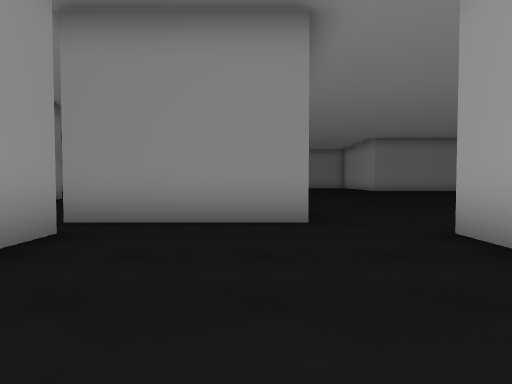
view 1 (above)

24 first-person views from a walk through a Unity game level. The camera is 1.2 m above the floor, tilts 2° down and sees 75° across. The floor is counted in squares, 2 m on a side. Each view is taken from the middle of a square. On the plan, view 1 faces up. The plan holds only what a view shows up to about 10 squares ahead; the rest is blank. The place goes on beyond the plan. The player is left out. Some surface patterns are stand-ins.

view 2
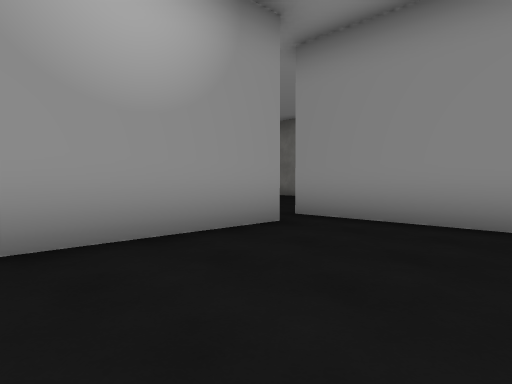

view 3
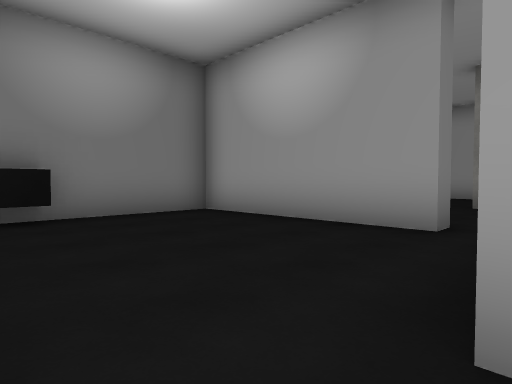

view 4
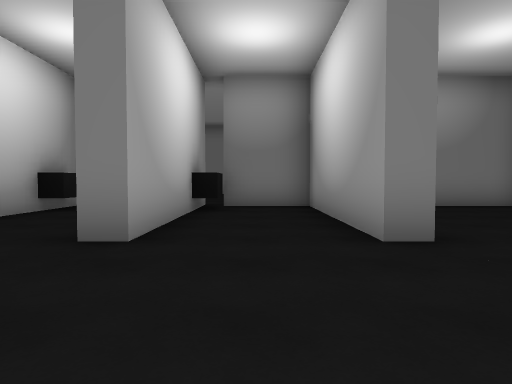

view 5
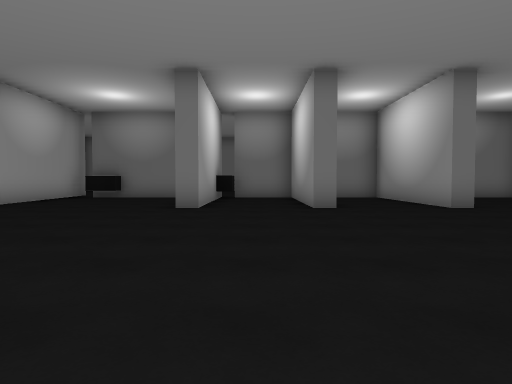

view 6
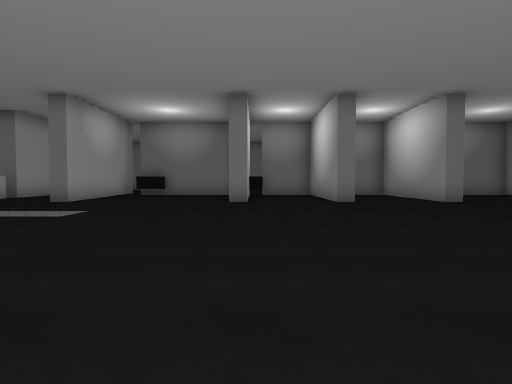

view 7
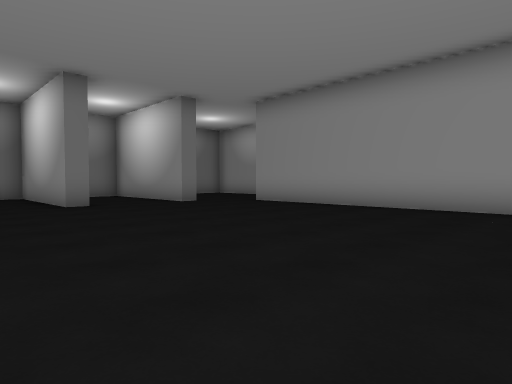

view 8
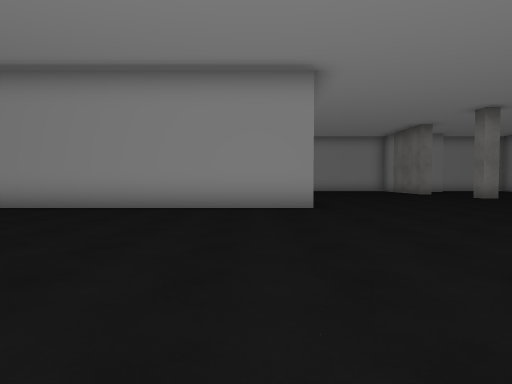

view 9
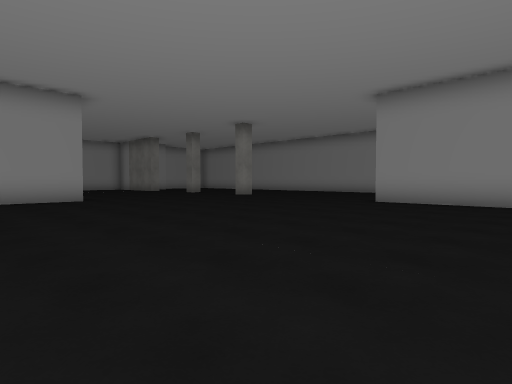

view 10
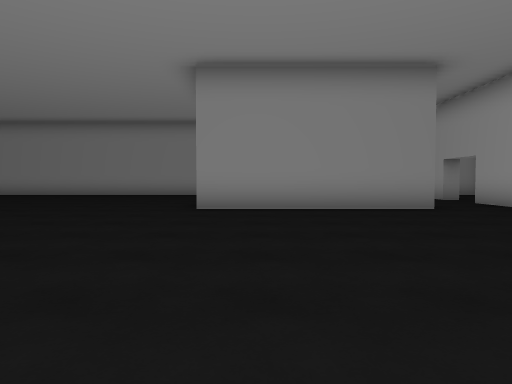

view 11
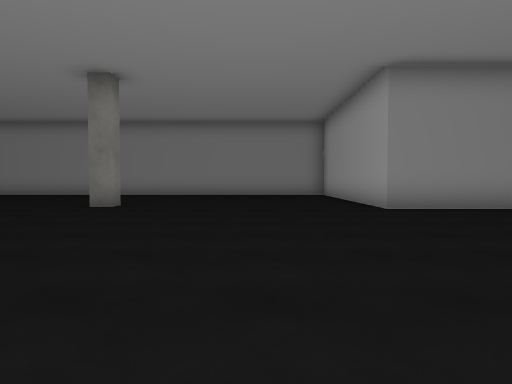

view 12
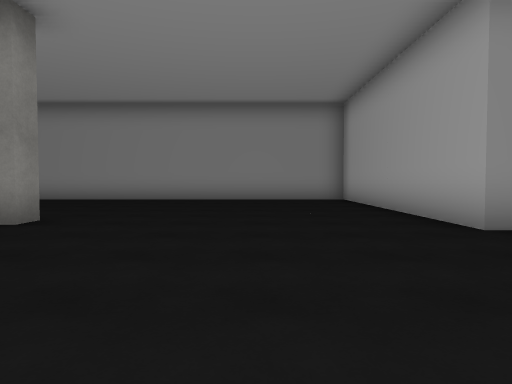

view 13
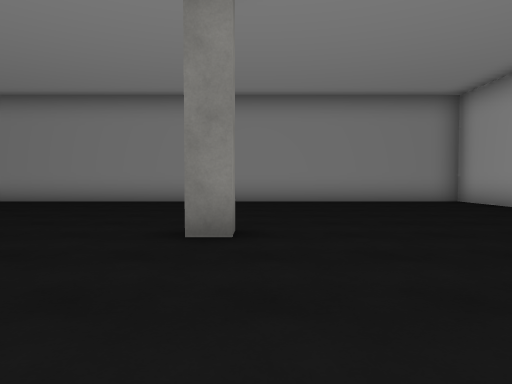

view 14
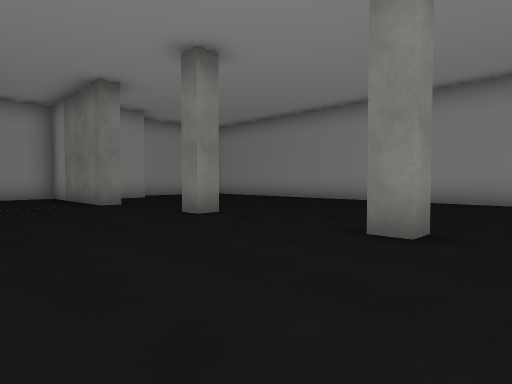

view 15
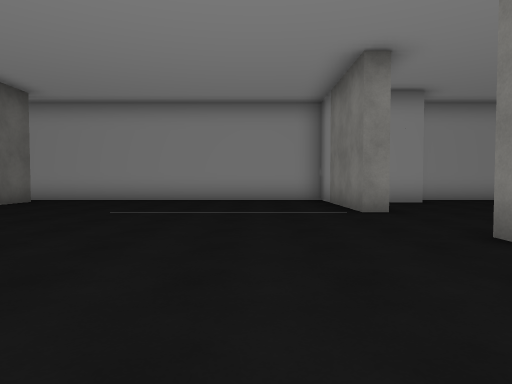

view 16
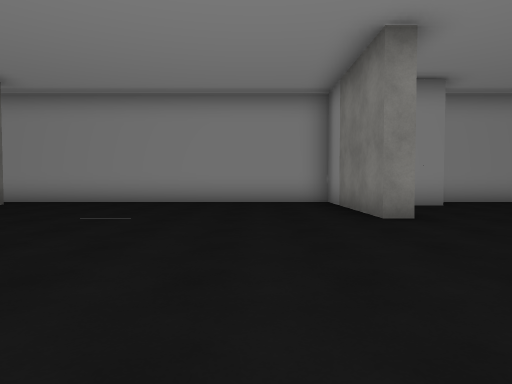

view 17
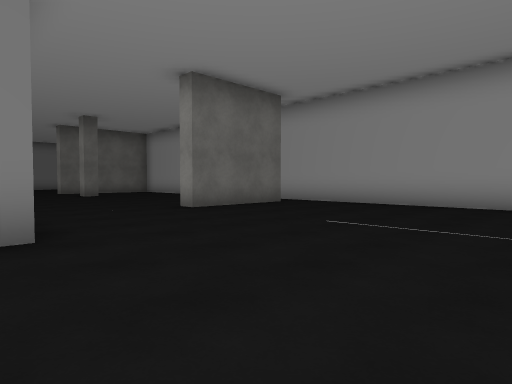

view 18
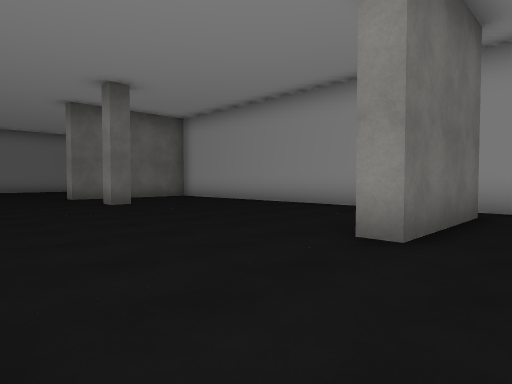

view 19
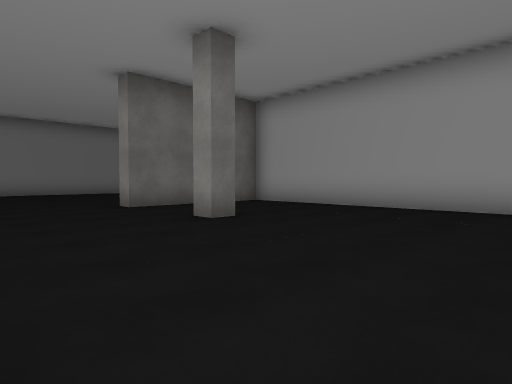

view 20
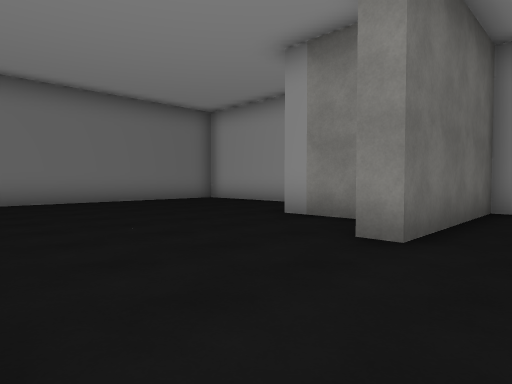

view 21
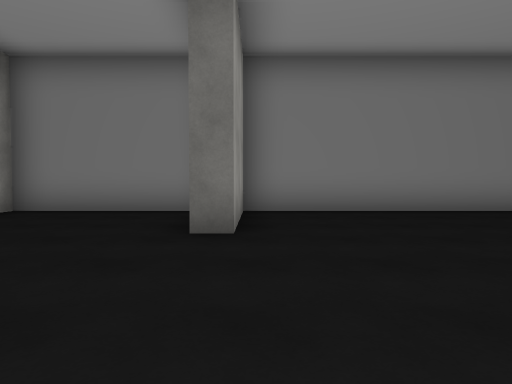

view 22
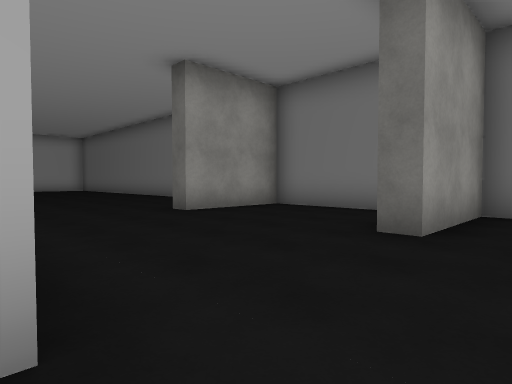

view 23
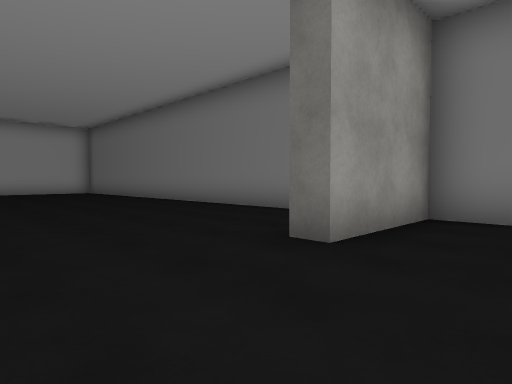

view 24
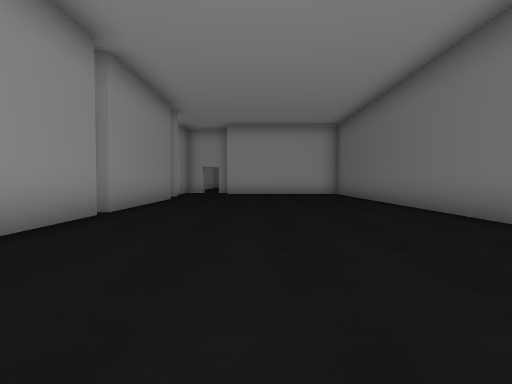

### Floor plan
Points are (right, up) in squares from view 1. A wall is a line through its corners. A room is listed if a view was taken in it or the views show most of it. See-through windows are left out.
Room 1 (views 1, 2)
walls: (0.6, -0.2) (1.4, -0.2); (2.3, 2.9) (2.3, 3.8); (-2.2, 3.8) (-2.2, -0.7) (1.2, -0.7); (-0.6, 4.8) (-1.6, 4.8)
ways out: opening at (-2, 4) to room 2; opening at (1, 4) to room 2
Room 2 (views 3, 4, 5, 6, 7, 8, 9, 10, 11, 12, 13, 14, 15, 16, 17, 18, 19, 20, 21, 22, 23, 24)
walls: (0.7, 13.4) (0.7, 4.8) (-0.6, 4.8); (2.3, 3.8) (2.7, 3.8) (2.7, -0.7) (4.8, -0.7); (-1.6, 4.8) (-2.8, 4.8); (-2.9, 13.3) (-2.4, 13.3); (-2.8, 3.8) (-2.2, 3.8); (4.6, 0.5) (5.1, 0.5); (-6.8, 3.8) (-6.3, 3.8) (-6.3, 3.2); (7.7, 0) (7.7, 0.5); (5.2, -1.2) (5.2, 3.8) (5.7, 3.8) (5.7, 0); (0.7, 20.1) (0.7, 19.5) (0.2, 19.5); (-9.4, 10.8) (-6.3, 10.8) (-6.3, 10.2); (7.8, -1.3) (5.5, -1.3); (-3, 20) (-3, 19.5) (-3.5, 19.5); (-10.3, 8.1) (-10.3, 0.8) (-6.3, 0.8) (-6.3, 0.2); (-6.3, 19.6) (-6.3, 19) (-10.3, 19) (-10.3, 10); (-7.8, -0.5) (-7.8, -2); (11.8, 19) (6.8, 19) (6.8, 25.5) (-6.4, 25.5); (12.1, -1.3) (8.2, -1.3) (8.2, 3.8) (8.8, 3.8); (-9, 21.5) (-9, 20.5); (4.4, -7.5) (12, -7.5); (-1.8, -7.5) (1.7, -7.5) (1.7, -4.8) (2.2, -4.8); (-10.3, -4) (-10.3, -5); (-8, -7.5) (-2.8, -7.5) (-2.8, -4.8) (-2.2, -4.8); (-10.3, 24.1) (-10.3, 22.1)
ways out: opening at (-2, 4) to room 1; opening at (1, 4) to room 1

Where each view was taken, in squares from view 1:
view 1: 0 up, 0 right, facing up
view 2: 0 up, 1 right, facing up-left
view 3: 5 up, 2 right, facing down-left
view 4: 7 up, 4 right, facing down
view 5: 11 up, 7 right, facing down
view 6: 13 up, 8 right, facing down
view 7: 12 up, 8 right, facing down-left
view 8: 12 up, 8 right, facing left
view 9: 10 up, 11 right, facing up-left
view 10: 12 up, 8 right, facing up
view 11: 12 up, 4 right, facing up
view 12: 15 up, 4 right, facing up
view 13: 16 up, 1 right, facing up
view 14: 16 up, 2 right, facing up-left
view 15: 17 up, 0 right, facing left
view 16: 17 up, 1 left, facing left
view 17: 17 up, 2 left, facing down-left
view 18: 12 up, 3 left, facing down-left
view 19: 8 up, 3 left, facing down-left
view 20: 2 up, 3 left, facing down-left
view 21: 1 down, 3 left, facing down
view 22: 1 down, 4 left, facing down-right
view 23: 2 down, 0 right, facing down-right
view 24: 4 down, 2 right, facing right
